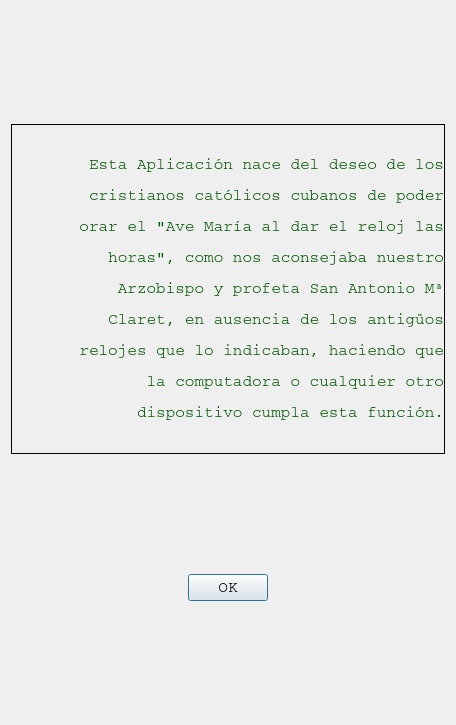
<?xml version="1.0" encoding="UTF-8"?>
<ui version="4.0">
 <class>WhatsThisDialog</class>
 <widget class="QDialog" name="WhatsThisDialog">
  <property name="geometry">
   <rect>
    <x>0</x>
    <y>0</y>
    <width>456</width>
    <height>725</height>
   </rect>
  </property>
  <property name="font">
   <font>
    <family>Courier</family>
    <pointsize>12</pointsize>
   </font>
  </property>
  <property name="windowTitle">
   <string>¿Qué es esto?</string>
  </property>
  <property name="autoFillBackground">
   <bool>false</bool>
  </property>
  <property name="styleSheet">
   <string notr="true"/>
  </property>
  <layout class="QGridLayout" name="gridLayout">
   <item row="3" column="0" colspan="2">
    <layout class="QHBoxLayout" name="horizontalLayout">
     <item>
      <spacer name="horizontalSpacer">
       <property name="orientation">
        <enum>Qt::Horizontal</enum>
       </property>
       <property name="sizeHint" stdset="0">
        <size>
         <width>40</width>
         <height>20</height>
        </size>
       </property>
      </spacer>
     </item>
     <item>
      <widget class="QPushButton" name="pushButton">
       <property name="text">
        <string>OK</string>
       </property>
      </widget>
     </item>
     <item>
      <spacer name="horizontalSpacer_2">
       <property name="orientation">
        <enum>Qt::Horizontal</enum>
       </property>
       <property name="sizeHint" stdset="0">
        <size>
         <width>40</width>
         <height>20</height>
        </size>
       </property>
      </spacer>
     </item>
    </layout>
   </item>
   <item row="4" column="0">
    <spacer name="verticalSpacer_2">
     <property name="orientation">
      <enum>Qt::Vertical</enum>
     </property>
     <property name="sizeHint" stdset="0">
      <size>
       <width>20</width>
       <height>40</height>
      </size>
     </property>
    </spacer>
   </item>
   <item row="0" column="0">
    <spacer name="verticalSpacer">
     <property name="orientation">
      <enum>Qt::Vertical</enum>
     </property>
     <property name="sizeHint" stdset="0">
      <size>
       <width>20</width>
       <height>40</height>
      </size>
     </property>
    </spacer>
   </item>
   <item row="1" column="0" colspan="2">
    <widget class="QLabel" name="label">
     <property name="minimumSize">
      <size>
       <width>0</width>
       <height>330</height>
      </size>
     </property>
     <property name="frameShape">
      <enum>QFrame::Panel</enum>
     </property>
     <property name="text">
      <string>&lt;html&gt;&lt;head/&gt;&lt;body&gt;&lt;p&gt;&lt;img src=&quot;:/icono.png&quot;/&gt;&lt;img src=&quot;:/anunciacion.jpg&quot;/&gt;&lt;/p&gt;&lt;p align=&quot;right&quot;&gt;&lt;span style=&quot; color:#005500;&quot;&gt;Esta Aplicación nace del deseo de los&lt;/span&gt;&lt;/p&gt;&lt;p align=&quot;right&quot;&gt;&lt;span style=&quot; color:#005500;&quot;&gt;cristianos católicos cubanos de poder&lt;/span&gt;&lt;/p&gt;&lt;p align=&quot;right&quot;&gt;&lt;span style=&quot; color:#005500;&quot;&gt;orar el &amp;quot;Ave María al dar el reloj las&lt;/span&gt;&lt;/p&gt;&lt;p align=&quot;right&quot;&gt;&lt;span style=&quot; color:#005500;&quot;&gt;horas&amp;quot;, como nos aconsejaba nuestro&lt;/span&gt;&lt;/p&gt;&lt;p align=&quot;right&quot;&gt;&lt;span style=&quot; color:#005500;&quot;&gt;Arzobispo y profeta San Antonio Mª&lt;/span&gt;&lt;/p&gt;&lt;p align=&quot;right&quot;&gt;&lt;span style=&quot; color:#005500;&quot;&gt;Claret, en ausencia de los antigüos&lt;/span&gt;&lt;/p&gt;&lt;p align=&quot;right&quot;&gt;&lt;span style=&quot; color:#005500;&quot;&gt;relojes que lo indicaban, haciendo que&lt;/span&gt;&lt;/p&gt;&lt;p align=&quot;right&quot;&gt;&lt;span style=&quot; color:#005500;&quot;&gt;la computadora o cualquier otro&lt;/span&gt;&lt;/p&gt;&lt;p align=&quot;right&quot;&gt;&lt;span style=&quot; color:#005500;&quot;&gt;dispositivo cumpla esta función.&lt;/span&gt;&lt;/p&gt;&lt;/body&gt;&lt;/html&gt;</string>
     </property>
    </widget>
   </item>
   <item row="2" column="0">
    <spacer name="verticalSpacer_3">
     <property name="orientation">
      <enum>Qt::Vertical</enum>
     </property>
     <property name="sizeHint" stdset="0">
      <size>
       <width>20</width>
       <height>40</height>
      </size>
     </property>
    </spacer>
   </item>
  </layout>
 </widget>
 <resources/>
 <connections/>
</ui>
